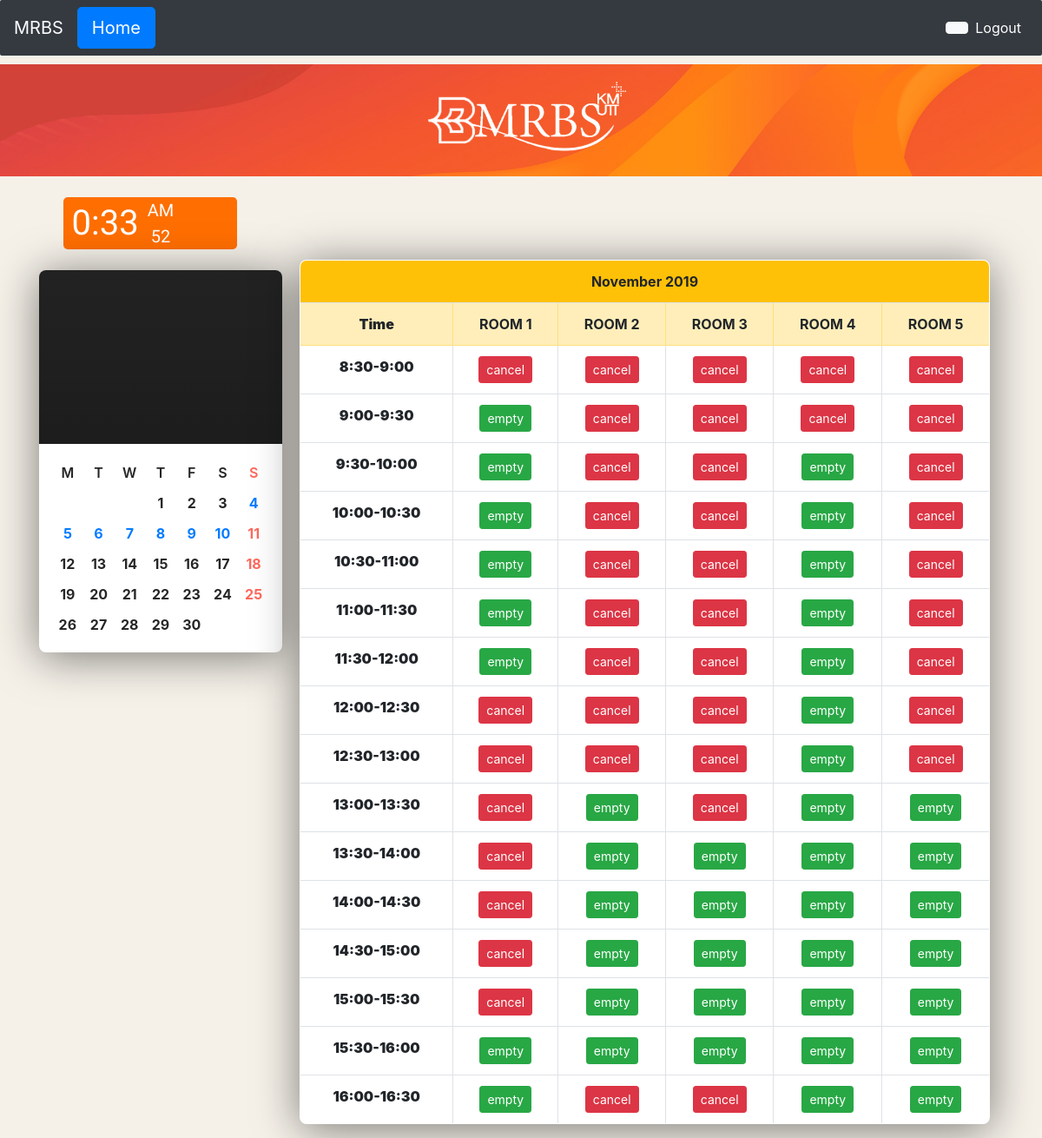
Before: /admin_page/ with the older database file.
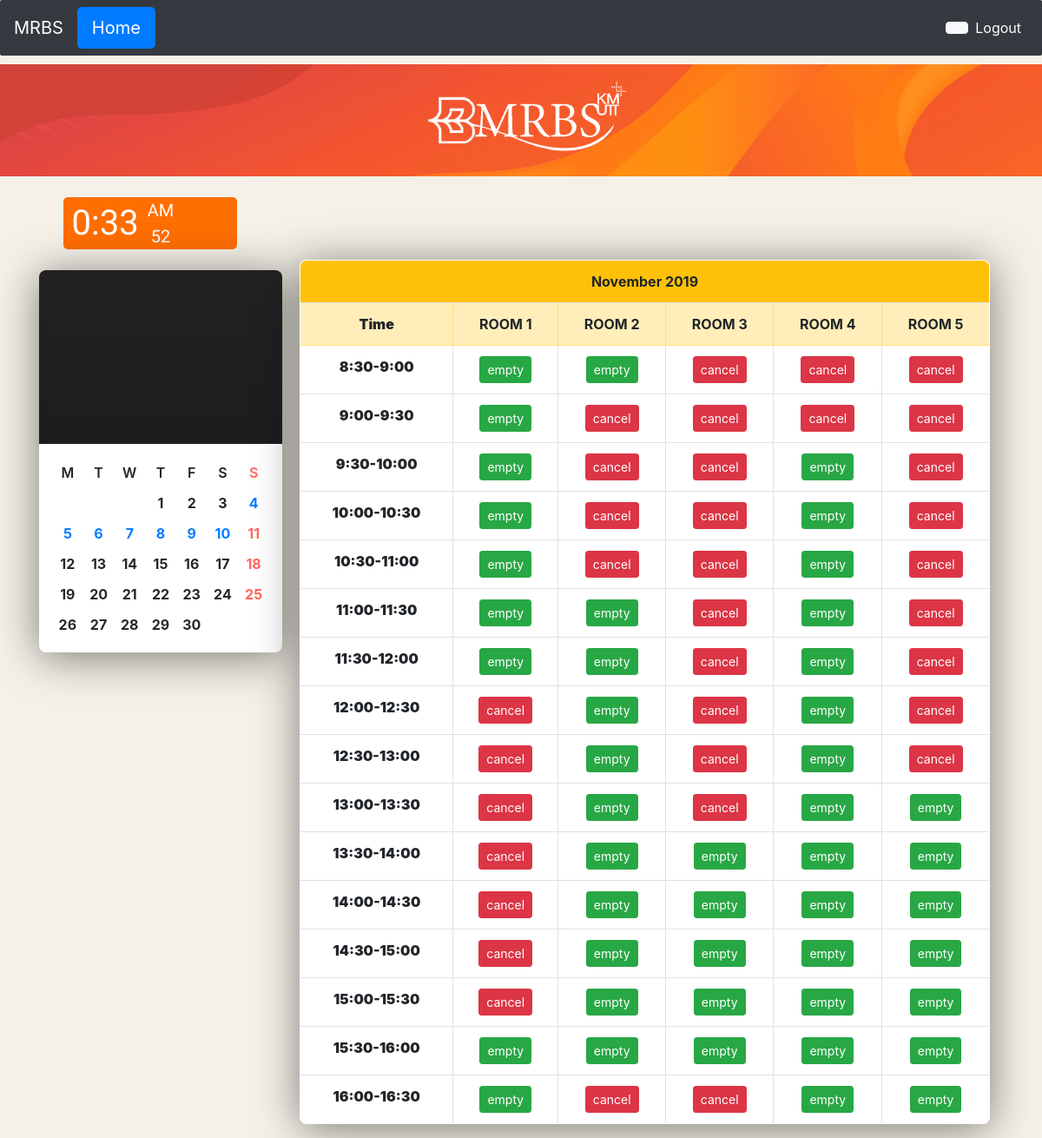
After: the same page with the newer database file.
### app_mrbs/models.py (models this page shows, shortened)
class Timeslot(models.Model):
    roomday = models.ForeignKey(RoomDay, on_delete = models.CASCADE)
    status1 = models.CharField(max_length = 20, default = "empty")
    user1 = models.CharField(max_length = 100, default = 'none')
    status2 = models.CharField(max_length = 20, default = "empty")
    user2 = models.CharField(max_length = 100, default = 'none')
    status3 = models.CharField(max_length = 20, default = "empty")
    user3 = models.CharField(max_length = 100, default = 'none')
    status4 = models.CharField(max_length = 20, default = "empty")
    user4 = models.CharField(max_length =  100, default = 'none')
    status5 = models.CharField(max_length = 20, default = "empty")
    user5 = models.CharField(max_length = 100, default = 'none')
    status6 = models.CharField(max_length = 20, default = "empty")
    user6 = models.CharField(max_length = 100, default = 'none')
    status7 = models.CharField(max_length = 20, default = "empty")
    user7 = models.CharField(max_length = 100, default = 'none')
    status8 = models.CharField(max_length = 20, default = "empty")
    user8 = models.CharField(max_length = 100, default = 'none')
    status9 = models.CharField(max_length = 20, default = "empty")
    user9 = models.CharField(max_length = 100, default = 'none')
    status10 = models.CharField(max_length = 20, default = "empty")
    user10 = models.CharField(max_length = 100, default = 'none')
    status11 = models.CharField(max_length = 20, default = "empty")
    user11 = models.CharField(max_length = 100, default = 'none')
    status12 = models.CharField(max_length = 20, default = "empty")
    user12 = models.CharField(max_length = 100, default = 'none')
    status13 = models.CharField(max_length = 20, default = "empty")
    user13 = models.CharField(max_length = 100, default = 'none')
    status14 = models.CharField(max_length = 20, default = "empty")
    user14 = models.CharField(max_length = 100, default = 'none')
    status15 = models.CharField(max_length = 20, default = "empty")
    user15 = models.CharField(max_length = 100, default = 'none')
    status16 = models.CharField(max_length = 20, default = "empty")
    user16 = models.CharField(max_length = 100, default = 'none')

### app_mrbs/views.py (the view)
# urls.py: path('admin_page/', views.admin , name= 'admin-page'),
def admin(request):
    thisday = RoomDay.objects.filter(day = 1) #เอาทุกห้องของวันนี้มา
    all_slot_room1 = Timeslot.objects.filter(roomday = thisday[0])[0] #เอาslotของห้องที่ 1 ของวันนี้มา
    all_slot_room2 = Timeslot.objects.filter(roomday = thisday[1])[0]
    all_slot_room3 = Timeslot.objects.filter(roomday = thisday[2])[0]
    all_slot_room4 = Timeslot.objects.filter(roomday = thisday[3])[0]
    all_slot_room5 = Timeslot.objects.filter(roomday = thisday[4])[0]
    context = {
        'all_slot_room1':all_slot_room1,
        'all_slot_room2':all_slot_room2,
        'all_slot_room3':all_slot_room3,
        'all_slot_room4':all_slot_room4,
        'all_slot_room5':all_slot_room5,
    }
    return render(request, 'app_mrbs/admin_page.html', context)

### app_mrbs/templates/app_mrbs/admin_page.html (shortened to what the changed rows need)
{% extends "app_mrbs/base.html" %}
{% block content2 %}
<div class="col-xl-12">
    <br><br>
    <br><br>
  <tr>
  <table class="table table-bordered calendar">
  <tbody><tr>
  <th class="text-center month_header bg-warning" colspan="6"> {{day_id}} November&nbsp;2019</th>
  </tr>
  <tr class="table-warning">
  <th class="day_header"><strong>Time</strong></th>
    <th class="room_1" data-toggle="modal" data-target="#Equipment1" style="cursor:pointer">ROOM 1</th>
    <th class="room_2" data-toggle="modal" data-target="#Equipment2" style="cursor:pointer">ROOM 2</th>
    <th class="room_3" data-toggle="modal" data-target="#Equipment3" style="cursor:pointer">ROOM 3</th>
    <th class="room_4" data-toggle="modal" data-target="#Equipment4" style="cursor:pointer">ROOM 4</th>
    <th class="room_5" data-toggle="modal" data-target="#Equipment5" style="cursor:pointer">ROOM 5</th>
  <tr>
     <td>
      {% if all_slot_room1.status1 == "empty" %}
      <form action="" method="post">
        <input type="submit" class="btn btn-success btn-sm" value={{all_slot_room1.status1}} name = 1>
       {% else %}
       <form action="" method="post">
         <input type="submit" class="btn btn-danger btn-sm" value="cancel" name = 81>
       {% endif %} </form>
      </td><td>
        {% if all_slot_room2.status1 == "empty" %}
        <form action="" method="post">
          <input type="submit" class="btn btn-success btn-sm" value={{all_slot_room2.status1}} name = 17>
         {% else %}
         <form action="" method="post">
           <input type="submit" class="btn btn-danger btn-sm" value="cancel" name = 97>
         {% endif %} </form>
      </td>
  </tr>
  <tr>
  <td>
   {% if all_slot_room1.status2 == "empty" %}
   <form action="" method="post">
     <input type="submit" class="btn btn-success btn-sm" value={{all_slot_room1.status2}} name = 2>
    {% else %}
    <form action="" method="post">
      {% csrf_token %}
      <input type="submit" class="btn btn-danger btn-sm" value="cancel" name = 82>
    {% endif %} </form>
   </td>
  </tr>
  <tr>
  <td>
   {% if all_slot_room1.status3 == "empty" %}
   <form action="" method="post">
     <input type="submit" class="btn btn-success btn-sm" value={{all_slot_room1.status3}} name = 3>
    {% else %}
    <form action="" method="post">
      {% csrf_token %}
      <input type="submit" class="btn btn-danger btn-sm" value="cancel" name = 83>
    {% endif %} </form>
   </td>
  </tr>
  <tr>
  <td>
   {% if all_slot_room1.status4 == "empty" %}
   <form action="" method="post">
     <input type="submit" class="btn btn-success btn-sm" value={{all_slot_room1.status4}} name = 4>
    {% else %}
    <form action="" method="post">
      {% csrf_token %}
      <input type="submit" class="btn btn-danger btn-sm" value="cancel" name = 84>
    {% endif %} </form>
   </td>
  </tr>
  <tr>
  <td>
   {% if all_slot_room1.status5 == "empty" %}
   <form action="" method="post">
     <input type="submit" class="btn btn-success btn-sm" value={{all_slot_room1.status5}} name = 5>
    {% else %}
    <form action="" method="post">
      {% csrf_token %}
      <input type="submit" class="btn btn-danger btn-sm" value="cancel" name = 85>
    {% endif %} </form>
   </td>
  </tr>
  <tr>
  <td>
   {% if all_slot_room1.status6 == "empty" %}
   <form action="" method="post">
     <input type="submit" class="btn btn-success btn-sm" value={{all_slot_room1.status6}} name = 6>
    {% else %}
    <form action="" method="post">
      {% csrf_token %}
      <input type="submit" class="btn btn-danger btn-sm" value="cancel" name = 86>
    {% endif %} </form>
   </td><td>
     {% if all_slot_room2.status6 == "empty" %}
     <form action="" method="post">
       <input type="submit" class="btn btn-success btn-sm" value={{all_slot_room2.status6}} name = 22>
      {% else %}
      <form action="" method="post">
        <input type="submit" class="btn btn-danger btn-sm" value="cancel" name = 102>
      {% endif %} </form>
   </td>
  </tr>
  <tr>
  <td>
   {% if all_slot_room1.status7 == "empty" %}
   <form action="" method="post">
     <input type="submit" class="btn btn-success btn-sm" value={{all_slot_room1.status7}} name = 7>
    {% else %}
    <form action="" method="post">
      {% csrf_token %}
      <input type="submit" class="btn btn-danger btn-sm" value="cancel" name = 87>
    {% endif %} </form>
   </td><td>
     {% if all_slot_room2.status7 == "empty" %}
     <form action="" method="post">
       <input type="submit" class="btn btn-success btn-sm" value={{all_slot_room2.status7}} name = 23>
      {% else %}
      <form action="" method="post">
        <input type="submit" class="btn btn-danger btn-sm" value="cancel" name = 103>
      {% endif %} </form>
   </td>
  </tr>
  <tr>
   <td>
     {% if all_slot_room2.status8 == "empty" %}
     <form action="" method="post">
       <input type="submit" class="btn btn-success btn-sm" value={{all_slot_room2.status8}} name = 24>
      {% else %}
      <form action="" method="post">
        <input type="submit" class="btn btn-danger btn-sm" value="cancel" name = 104>
      {% endif %} </form>
   </td>
  </tr>
  <tr>
   <td>
     {% if all_slot_room2.status9 == "empty" %}
     <form action="" method="post">
       <input type="submit" class="btn btn-success btn-sm" value={{all_slot_room2.status9}} name = 25>
      {% else %}
      <form action="" method="post">
        <input type="submit" class="btn btn-danger btn-sm" value="cancel" name = 105>
      {% endif %} </form>
   </td>
  </tr>
  <tr>
   <td>
     {% if all_slot_room2.status10 == "empty" %}
     <form action="" method="post">
       <input type="submit" class="btn btn-success btn-sm" value={{all_slot_room2.status10}} name = 26>
      {% else %}
      <form action="" method="post">
        {% csrf_token %}
        <input type="submit" class="btn btn-danger btn-sm" value="cancel" name = 106>
      {% endif %} </form>
   </td>
  </tr>
  <tr>
   <td>
     {% if all_slot_room2.status11 == "empty" %}
     <form action="" method="post">
       <input type="submit" class="btn btn-success btn-sm" value={{all_slot_room2.status11}} name = 27>
      {% else %}
      <form action="" method="post">
        {% csrf_token %}
        <input type="submit" class="btn btn-danger btn-sm" value="cancel" name = 107>
      {% endif %} </form>
   </td>
  </tr>
  <tr>
   <td>
     {% if all_slot_room2.status12 == "empty" %}
     <form action="" method="post">
       <input type="submit" class="btn btn-success btn-sm" value={{all_slot_room2.status12}} name = 28>
      {% else %}
      <form action="" method="post">
        {% csrf_token %}
        <input type="submit" class="btn btn-danger btn-sm" value="cancel" name = 108>
      {% endif %} </form>
   </td>
  </tr>
  <tr>
   <td>
     {% if all_slot_room2.status13 == "empty" %}
     <form action="" method="post">
       <input type="submit" class="btn btn-success btn-sm" value={{all_slot_room2.status13}} name = 29>
      {% else %}
      <form action="" method="post">
        {% csrf_token %}
        <input type="submit" class="btn btn-danger btn-sm" value="cancel" name = 109>
      {% endif %} </form>
   </td>
  </tr>
  <tr>
   <td>
     {% if all_slot_room2.status14 == "empty" %}
     <form action="" method="post">
       <input type="submit" class="btn btn-success btn-sm" value={{all_slot_room2.status14}} name = 30>
      {% else %}
      <form action="" method="post">
        {% csrf_token %}
        <input type="submit" class="btn btn-danger btn-sm" value="cancel" name = 110>
      {% endif %} </form>
   </td>
  </tr>
  <tr>
  <td>
   {% if all_slot_room1.status15 == "empty" %}
   <form action="" method="post">
     <input type="submit" class="btn btn-success btn-sm" value={{all_slot_room1.status15}} name = 15>
    {% else %}
    <form action="" method="post">
      {% csrf_token %}
      <input type="submit" class="btn btn-danger btn-sm" value="cancel" name = 95>
    {% endif %} </form>
   </td><td>
     {% if all_slot_room2.status15 == "empty" %}
     <form action="" method="post">
       <input type="submit" class="btn btn-success btn-sm" value={{all_slot_room2.status15}} name = 31>
      {% else %}
      <form action="" method="post">
        {% csrf_token %}
        <input type="submit" class="btn btn-danger btn-sm" value="cancel" name = 111>
      {% endif %} </form>
   </td>
  </tr>
  <tr>
  <td>
   {% if all_slot_room1.status16 == "empty" %}
   <form action="" method="post">
     <input type="submit" class="btn btn-success btn-sm" value={{all_slot_room1.status16}} name = 16>
    {% else %}
    <form action="" method="post">
      {% csrf_token %}
      <input type="submit" class="btn btn-danger btn-sm" value="cancel" name = 96>
    {% endif %} </form>
   </td>
  </tr></table>
      </div>
{% endblock content2 %}

Changed rows visible on the page:
changed Timeslot (number 1 of 5 on the later page): status1 (not shown) → "empty"
changed Timeslot (number 2 of 5 on the later page): status1 (not shown) → "empty"; status6 (not shown) → "empty"; status7 (not shown) → "empty"; status8 (not shown) → "empty"; status9 (not shown) → "empty"
Other visible differences:
form field value: "cancel" → (not shown)
